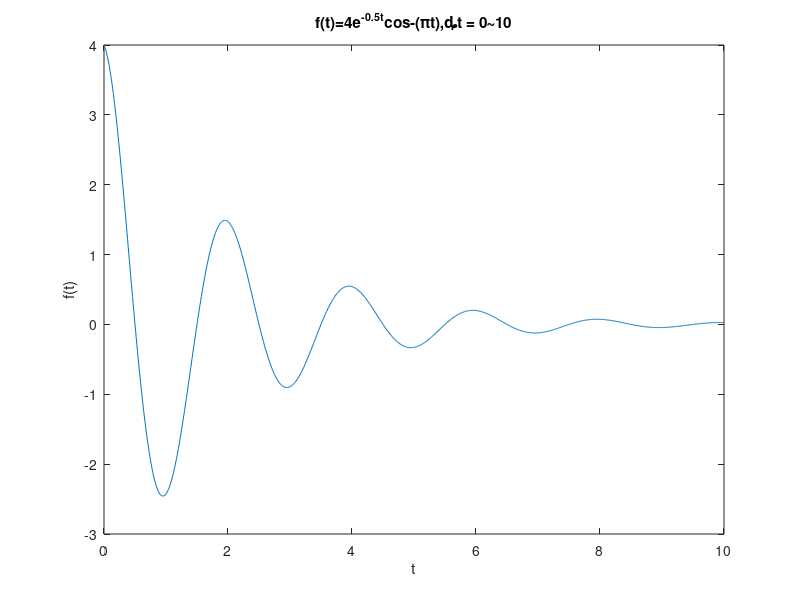

This figure's MATLAB source:
t=0:0.01:10;
y=4*exp(-0.5*t).*cos(pi*t);
plot(t,y)
xlabel('t');
ylabel('f(t)');
title('f(t)=4e^{-0.5t}cos-(\pit),ȡt = 0~10');